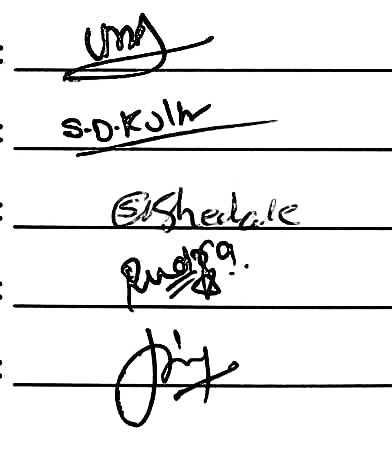
#> input picture uploads/WhatsApp Image 2024-11-02 at 16.33.50.jpeg, 392 x 457 px, found by its file name; its folder holds only this picture in this run
$ python -i extract_v3.py   (imports and definitions only)
#> lines starting #> are read from the running program, lines starting #| are printed output that depends on the picture; after the words box and inside, x2 and y2 are one past the last pixel; in counts of white or black regions, pixels touching at a corner belong together
import numpy as np
import cv2
import math

# Constants for filtering and thresholding
ANCHOR_POINT = 6000
MIDZONE_THRESHOLD = 15000
MIN_HANDWRITING_HEIGHT_PIXEL = 20

# Features defined as global variables
BASELINE_ANGLE = 0.0
TOP_MARGIN = 0.0
LETTER_SIZE = 0.0
LINE_SPACING = 0.0
WORD_SPACING = 0.0
PEN_PRESSURE = 0.0
SLANT_ANGLE = 0.0

def resize_and_crop(image, size=(800, 800)):
    h, w = image.shape[:2]
    target_w, target_h = size


    scale = min(target_w / w, target_h / h)
    new_w, new_h = int(w * scale), int(h * scale)


    resized_image = cv2.resize(image, (new_w, new_h), interpolation=cv2.INTER_AREA)


    top = (new_h - target_h) // 2
    left = (new_w - target_w) // 2
    cropped_image = resized_image[top:top + target_h, left:left + target_w]

    return cropped_image
def apply_bilateral_filter(image, diameter):
    return cv2.bilateralFilter(image, diameter, 50, 50)


def apply_median_filter(image, kernel_size):
    return cv2.medianBlur(image, kernel_size)


def apply_threshold(image, threshold_value):
    grayscale_image = cv2.cvtColor(image, cv2.COLOR_BGR2GRAY)
    _, binary_image = cv2.threshold(grayscale_image, threshold_value, 255, cv2.THRESH_BINARY_INV)
    return binary_image


def apply_dilation(image, kernel_size):
    kernel = np.ones(kernel_size, np.uint8)
    return cv2.dilate(image, kernel, iterations=1)


def apply_erosion(image, kernel_size):
    kernel = np.ones(kernel_size, np.uint8)
    return cv2.erode(image, kernel, iterations=1)


def straighten_image(image):
    global BASELINE_ANGLE

    total_angle = 0.0
    contour_count = 0

    filtered_image = apply_bilateral_filter(image, 3)
    thresholded_image = apply_threshold(filtered_image, 120)
    dilated_image = apply_dilation(thresholded_image, (5, 100))

    contours, _ = cv2.findContours(dilated_image.copy(), cv2.RETR_EXTERNAL, cv2.CHAIN_APPROX_SIMPLE)

    for contour in contours:
        x, y, width, height = cv2.boundingRect(contour)

        if height > width or height < MIN_HANDWRITING_HEIGHT_PIXEL:
            continue

        region_of_interest = image[y:y + height, x:x + width]

        if width < image.shape[1] / 2:
            region_of_interest.fill(255)
            image[y:y + height, x:x + width] = region_of_interest
            continue

        rect = cv2.minAreaRect(contour)
        center = rect[0]
        angle = rect[2]

        if angle < -45.0:
            angle += 90.0

        rotation_matrix = cv2.getRotationMatrix2D(((x + width) / 2, (y + height) / 2), angle, 1)
        straightened_region = cv2.warpAffine(region_of_interest, rotation_matrix, (width, height),
                                             borderMode=cv2.BORDER_CONSTANT, borderValue=(255, 255, 255))

        image[y:y + height, x:x + width] = straightened_region

        total_angle += angle
        contour_count += 1

    if contour_count == 0:
        mean_angle = total_angle
    else:
        mean_angle = total_angle / contour_count

    BASELINE_ANGLE = mean_angle
    return image


def calculate_horizontal_projection(image):
    height, width = image.shape[:2]
    row_sums = [np.sum(image[row:row + 1, 0:width]) for row in range(height)]
    return row_sums


def calculate_vertical_projection(image):
    height, width = image.shape[:2]
    column_sums = [np.sum(image[0:height, col:col + 1]) for col in range(width)]
    return column_sums

def extract_lines(image):
    global LETTER_SIZE
    global LINE_SPACING
    global TOP_MARGIN

    # Apply bilateral filter
    filtered_image = apply_bilateral_filter(image, 5)

    # Convert to grayscale and binarize the image using INVERTED binary thresholding
    thresholded_image = apply_threshold(filtered_image, 160)

    # Extract the horizontal projection of the image
    horizontal_projection_list = calculate_horizontal_projection(thresholded_image)

    # Extracting 'Top Margin' feature
    top_margin_count = 0
    for row_sum in horizontal_projection_list:
        if row_sum <= 255:
            top_margin_count += 1
        else:
            break

    # Initialize variables for extracting lines and spaces
    line_top = 0
    line_bottom = 0
    space_top = 0
    space_bottom = 0
    index_count = 0
    set_line_top = True
    set_space_top = True
    include_next_space = True
    space_gaps = []
    lines = []

    # Scan through the horizontal projection
    for i, row_sum in enumerate(horizontal_projection_list):
        if row_sum == 0:
            if set_space_top:
                space_top = index_count
                set_space_top = False
            index_count += 1
            space_bottom = index_count
            if i < len(horizontal_projection_list) - 1:
                if horizontal_projection_list[i + 1] == 0:
                    continue
            if include_next_space:
                space_gaps.append(space_bottom - space_top)
            else:
                if not space_gaps:
                    previous_space = 0
                else:
                    previous_space = space_gaps.pop()
                space_gaps.append(previous_space + space_bottom - line_top)
            set_space_top = True
        elif row_sum > 0:
            if set_line_top:
                line_top = index_count
                set_line_top = False
            index_count += 1
            line_bottom = index_count
            if i < len(horizontal_projection_list) - 1:
                if horizontal_projection_list[i + 1] > 0:
                    continue
                if line_bottom - line_top < 20:
                    include_next_space = False
                    set_line_top = True
                    continue
            include_next_space = True
            lines.append([line_top, line_bottom])
            set_line_top = True

    fine_lines = []
    for line in lines:
        anchor = line[0]
        anchor_points = []
        up_hill = True
        down_hill = False
        segment = horizontal_projection_list[line[0]:line[1]]

        for row_sum in segment:
            if up_hill:
                if row_sum < ANCHOR_POINT:
                    anchor += 1
                    continue
                anchor_points.append(anchor)
                up_hill = False
                down_hill = True
            if down_hill:
                if row_sum > ANCHOR_POINT:
                    anchor += 1
                    continue
                anchor_points.append(anchor)
                down_hill = False
                up_hill = True

        if len(anchor_points) < 2:
            continue

        line_top = line[0]
        for x in range(1, len(anchor_points) - 1, 2):
            line_mid = (anchor_points[x] + anchor_points[x + 1]) // 2
            line_bottom = line_mid
            if line_bottom - line_top < 20:
                continue
            fine_lines.append([line_top, line_bottom])
            line_top = line_bottom
        if line[1] - line_top < 20:
            continue
        fine_lines.append([line_top, line[1]])

    space_nonzero_row_count = 0
    midzone_row_count = 0
    lines_with_midzone_count = 0
    has_midzone = False
    for line in fine_lines:
        segment = horizontal_projection_list[line[0]:line[1]]
        for row_sum in segment:
            if row_sum < MIDZONE_THRESHOLD:
                space_nonzero_row_count += 1
            else:
                midzone_row_count += 1
                has_midzone = True
        if has_midzone:
            lines_with_midzone_count += 1
            has_midzone = False

    if lines_with_midzone_count == 0:
        lines_with_midzone_count = 1

    total_space_row_count = space_nonzero_row_count + np.sum(space_gaps[1:-1])
    average_line_spacing = float(total_space_row_count) / lines_with_midzone_count
    average_letter_size = float(midzone_row_count) / lines_with_midzone_count
    LETTER_SIZE = average_letter_size

    if average_letter_size == 0:
        average_letter_size = 1
    relative_line_spacing = average_line_spacing / average_letter_size
    LINE_SPACING = relative_line_spacing
    relative_top_margin = float(top_margin_count) / average_letter_size
    TOP_MARGIN = relative_top_margin

    return fine_lines

def extract_words(image, lines):
    global LETTER_SIZE
    global WORD_SPACING

    # Apply bilateral filter
    filtered_image = apply_bilateral_filter(image, 5)

    # Convert to grayscale and binarize the image using INVERTED binary thresholding
    thresholded_image = apply_threshold(filtered_image, 180)

    # Width of the document
    document_width = thresholded_image.shape[1]
    space_gaps = []  # Stores the amount of space between words
    words = []  # A 2D list storing the coordinates of each word: y1, y2, x1, x2

    # Isolated words/components are extracted from each line by analyzing the vertical projection
    for line in lines:
        extract = thresholded_image[line[0]:line[1], 0:document_width]  # y1:y2, x1:x2
        vertical_projection_list = calculate_vertical_projection(extract)

        word_start = 0
        word_end = 0
        space_start = 0
        space_end = 0
        index_count = 0
        set_word_start = True
        set_space_start = True
        spaces = []

        # Scan the vertical projection
        for j, col_sum in enumerate(vertical_projection_list):
            if col_sum == 0:
                if set_space_start:
                    space_start = index_count
                    set_space_start = False
                index_count += 1
                space_end = index_count
                if j < len(vertical_projection_list) - 1:
                    if vertical_projection_list[j + 1] == 0:
                        continue
                if (space_end - space_start) > int(LETTER_SIZE / 2):
                    spaces.append(space_end - space_start)
                set_space_start = True
            elif col_sum > 0:
                if set_word_start:
                    word_start = index_count
                    set_word_start = False
                index_count += 1
                word_end = index_count
                if j < len(vertical_projection_list) - 1:
                    if vertical_projection_list[j + 1] > 0:
                        continue
                row_count = 0
                for k in range(line[1] - line[0]):
                    row_segment = thresholded_image[line[0] + k:line[0] + k + 1, word_start:word_end]  # y1:y2, x1:x2
                    if np.sum(row_segment):
                        row_count += 1
                if row_count > int(LETTER_SIZE / 2):
                    words.append([line[0], line[1], word_start, word_end])
                set_word_start = True

        space_gaps.extend(spaces[1:-1])

    total_space_columns = np.sum(space_gaps)
    space_count = len(space_gaps)
    if space_count == 0:
        space_count = 1
    average_word_spacing = float(total_space_columns) / space_count
    if LETTER_SIZE == 0:
        relative_word_spacing = average_word_spacing
    else:
        relative_word_spacing = average_word_spacing / LETTER_SIZE
    WORD_SPACING = relative_word_spacing

    return words

def extract_slant(img, words):
    global SLANT_ANGLE

    # Predefined angles in radians for slant detection
    theta = [-0.785398, -0.523599, -0.261799, -0.0872665, 0.01, 0.0872665, 0.261799, 0.523599, 0.785398]

    # Initialize s_function and count_ lists for each angle
    s_function = [0.0] * len(theta)
    count_ = [0] * len(theta)

    # Apply bilateral filter
    filtered_image = apply_bilateral_filter(img, 5)

    # Convert to grayscale and binarize the image using INVERTED binary thresholding
    thresholded_image = apply_threshold(filtered_image, 180)

    # Loop for each value of angle in theta
    for i, angle in enumerate(theta):
        s_temp = 0.0  # Overall sum of the functions of all the columns of all the words
        count = 0  # Count of columns considered to contain a vertical stroke

        # Loop for each word
        for word in words:
            original_word = thresholded_image[word[0]:word[1], word[2]:word[3]]  # y1:y2, x1:x2

            height = word[1] - word[0]
            width = word[3] - word[2]

            # Calculate the shift for affine transformation
            shift = (math.tan(angle) * height) / 2

            # Calculate the amount of extra space needed to preserve information
            pad_length = abs(int(shift))


            # Create a new image that can perfectly hold the transformed image
            blank_image = np.zeros((height, width + pad_length * 2), np.uint8)

            if len(blank_image.shape) == 3 and blank_image.shape[2] == 3:
                # Convert to grayscale if it's a color image
                new_image = cv2.cvtColor(blank_image, cv2.COLOR_BGR2GRAY)
            else:
                # The image is already grayscale
                new_image = blank_image

            new_image[:, pad_length:width + pad_length] = original_word

            # Points for affine transformation
            (height, width) = new_image.shape[:2]
            pts1 = np.float32([[width / 2, 0], [width / 4, height], [3 * width / 4, height]])
            pts2 = np.float32([[width / 2 + shift, 0], [width / 4 - shift, height], [3 * width / 4 - shift, height]])
            M = cv2.getAffineTransform(pts1, pts2)
            deslanted_image = cv2.warpAffine(new_image, M, (width, height))

            # Find the vertical projection on the transformed image
            vertical_projection_list = calculate_vertical_projection(deslanted_image)

            # Loop for each column in the word image
            for k, col_sum in enumerate(vertical_projection_list):
                if col_sum == 0:
                    continue

                num_fg_pixels = col_sum / 255

                if num_fg_pixels < int(height / 3):
                    continue

                column = deslanted_image[0:height, k:k + 1].flatten()

                for l, pixel in enumerate(column):
                    if pixel == 0:
                        continue
                    break

                for m, pixel in enumerate(column[::-1]):
                    if pixel == 0:
                        continue
                    break

                delta_y = height - (l + m)
                h_sq = (float(num_fg_pixels) / delta_y) ** 2
                h_weighted = (h_sq * num_fg_pixels) / height

                s_temp += h_weighted
                count += 1

        s_function[i] = s_temp
        count_[i] = count

    max_value = max(s_function)
    max_index = s_function.index(max_value)

    if max_index == 0:
        angle = 45
        result = " : Extremely right slanted"
    elif max_index == 1:
        angle = 30
        result = " : Above average right slanted"
    elif max_index == 2:
        angle = 15
        result = " : Average right slanted"
    elif max_index == 3:
        angle = 5
        result = " : A little right slanted"
    elif max_index == 5:
        angle = -5
        result = " : A little left slanted"
    elif max_index == 6:
        angle = -15
        result = " : Average left slanted"
    elif max_index == 7:
        angle = -30
        result = " : Above average left slanted"
    elif max_index == 8:
        angle = -45
        result = " : Extremely left slanted"
    elif max_index == 4:
        p = s_function[4] / s_function[3] if s_function[3] != 0 else s_function[4]
        q = s_function[4] / s_function[5] if s_function[5] != 0 else s_function[4]

        if ((p <= 1.2 and q <= 1.2) or (p > 1.4 and q > 1.4)) or ((p <= 1.2 and q - p > 0.4) or (q <= 1.2 and p - q > 0.4)):
            angle = 0
            result = " : No slant"
        else:
            max_index = 9
            angle = 180
            result = " : Irregular slant behaviour"

        if angle == 0:
            print("\n************************************************")
            print("Slant determined to be straight.")
        else:
            print("\n************************************************")
            print("Slant determined to be irregular.")

    SLANT_ANGLE = angle
    return

def barometer(image):
    global PEN_PRESSURE

    # Convert to grayscale
    gray_image = cv2.cvtColor(image, cv2.COLOR_BGR2GRAY)

    # Invert the image pixel by pixel
    inverted_image = 255 - gray_image

    # Apply bilateral filtering
    filtered_image = apply_bilateral_filter(inverted_image, 3)

    # Binary thresholding to zero
    _, thresh_image = cv2.threshold(filtered_image, 100, 255, cv2.THRESH_TOZERO)

    # Calculate total intensity and count of non-zero pixels
    non_zero_pixels = thresh_image[thresh_image > 0]
    total_intensity = non_zero_pixels.sum()
    pixel_count = len(non_zero_pixels)

    # Calculate average intensity
    average_intensity = float(total_intensity) / pixel_count if pixel_count != 0 else 0
    PEN_PRESSURE = average_intensity

    return

def start(file_name):

    global BASELINE_ANGLE
    global TOP_MARGIN
    global LETTER_SIZE
    global LINE_SPACING
    global WORD_SPACING
    global PEN_PRESSURE
    global SLANT_ANGLE

    # Read the image from disk
    image = cv2.imread(f'uploads/{file_name}')
#> image is the input picture: shape (457, 392, 3); min 0, max 255, mean 232.5
    if image is not None:
        image = resize_and_crop(image, size=(800, 800))
#> in resize_and_crop, `resized_image = cv2.resize(image, (new_w, new_h), interpolation=cv2.IN..`:
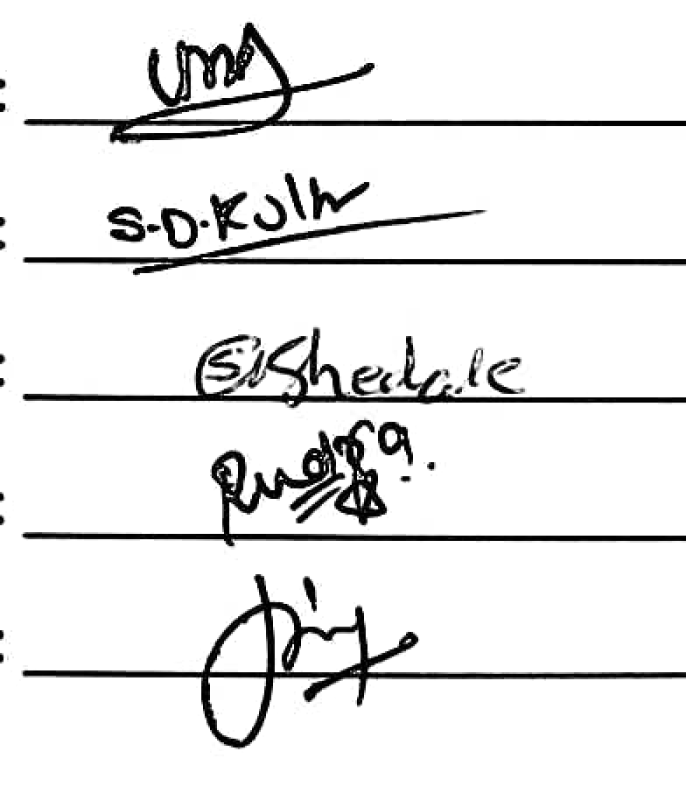
#> resized_image: shape (800, 686, 3); min 0, max 255, mean 232.5
#> in resize_and_crop, `cropped_image = resized_image[top:top + target_h, left:left + target_w]`:
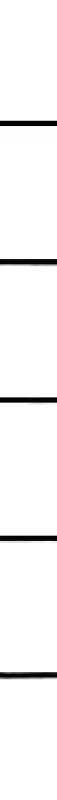
#> cropped_image: shape (800, 57, 3); min 0, max 255, mean 246.3
        cv2.imwrite(f"/cropped/{file_name}", image)
    else:
        print("Image not found or unable to load.")

    # Extract pen pressure
    barometer(image)
#> in barometer, `inverted_image = 255 - gray_image`:
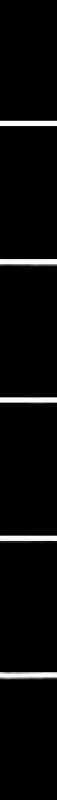
#> inverted_image: shape (800, 57); min 0, max 255, mean 8.7
#> in barometer, `non_zero_pixels = thresh_image[thresh_image > 0]`: non_zero_pixels = 1625 values, max 255 at index 57, min 102 at index 1624, mean 230.3
#> in barometer, `total_intensity = non_zero_pixels.sum()`: total_intensity = 374239
#> in barometer, `pixel_count = len(non_zero_pixels)`: pixel_count = 1625
#> in barometer, `average_intensity = float(total_intensity) / pixel_count if pixel_coun..`: average_intensity = 230.3

    # Apply contour operation to straighten the image
    straightened = straighten_image(image)
#> in apply_threshold, `_, binary_image = cv2.threshold(grayscale_image, threshold_value, 255,..`:
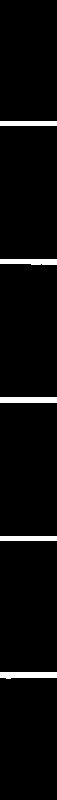
#> binary_image: shape (800, 57); 3.4% white; 5 white regions, box (x1, y1, x2, y2) and area: (0, 672, 57, 679) 347, (0, 397, 57, 403) 342, (0, 259, 57, 265) 310, (0, 121, 57, 126) 285, (0, 536, 57, 541) 285
#> in apply_dilation, `return cv2.dilate(image, kernel, iterations=1)`:
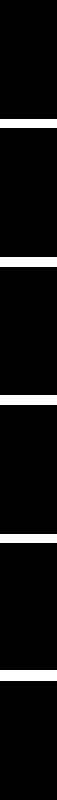
#> returned value: shape (800, 57); 6.1% white; 5 white regions
#> in straighten_image, `contours, _ = cv2.findContours(dilated_image.copy(), cv2.RETR_EXTERNAL..`: contours = 5 contours; box (x1, y1, x2, y2) and area: (0, 670, 57, 681) 560, (0, 395, 57, 405) 504, (0, 257, 57, 267) 504, (0, 534, 57, 543) 448, (0, 119, 57, 128) 448
#> the loop in straighten_image, `for contour in contours:` made 5 passes
#> (contour, y, height) on passes 1 to 5: ([[0, 670], [0, 680], [56, 680], [56, 670]], 670, 11), ([[0, 534], [0, 542], [56, 542], [56, 534]], 534, 9), ([[0, 395], [0, 404], [56, 404], [56, 395]], 395, 10), ([[0, 257], [0, 266], [56, 266], [56, 257]], 257, 10), ([[0, 119], [0, 127], [56, 127], [56, 119]], 119, 9)
#> after the loop in straighten_image, `for contour in contours:`: contour_count = 0

    # Extract lines of handwritten text from the straightened image
    line_indices = extract_lines(straightened)
#> call 2 of apply_threshold, with threshold_value = 160
#> in apply_threshold (call 2), `_, binary_image = cv2.threshold(grayscale_image, threshold_value, 255,..`:
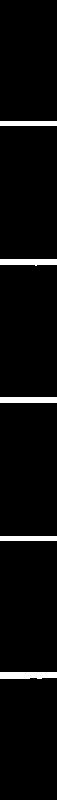
#> binary_image: shape (800, 57); 3.6% white; 5 white regions, box (x1, y1, x2, y2) and area: (0, 672, 57, 679) 377, (0, 259, 57, 266) 344, (0, 397, 57, 403) 342, (0, 121, 57, 126) 285, (0, 536, 57, 541) 285
#> in calculate_horizontal_projection, `row_sums = [np.sum(image[row:row + 1, 0:width]) for row in range(heigh..`: row_sums = 800 values, max 14535 at index 121, min 0 at index 0, mean 520.5
#> in extract_lines, `horizontal_projection_list = calculate_horizontal_projection(threshold..`: horizontal_projection_list has the same summary as row_sums in calculate_horizontal_projection
#> the loop in extract_lines, `for row_sum in horizontal_projection_list:` made 122 passes
#> after the loop in extract_lines, `for row_sum in horizontal_projection_list:`: top_margin_count = 121
#> the loop in extract_lines, `for i, row_sum in enumerate(horizontal_projection_list):` made 800 passes
#> (space_top, set_space_top) on pass 1: (0, False)
#> after the loop in extract_lines, `for i, row_sum in enumerate(horizontal_projection_list):`: index_count = 800; line_top = 672; lines = []; space_gaps = [800]; space_top = 679
#> after the loop in extract_lines, `for line in lines:`: fine_lines = []
#> after the loop in extract_lines, `for line in fine_lines:`: lines_with_midzone_count = 0
#> in extract_lines, `relative_top_margin = float(top_margin_count) / average_letter_size`: relative_top_margin = 121
#> line_indices = []

    # Extract words from each line using vertical projection
    word_coordinates = extract_words(straightened, line_indices)
#> call 3 of apply_threshold, with threshold_value = 180
#> in apply_threshold (call 3), `_, binary_image = cv2.threshold(grayscale_image, threshold_value, 255,..`:
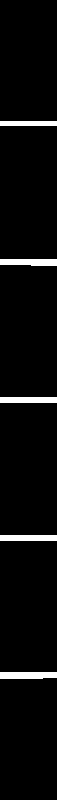
#> binary_image: shape (800, 57); 3.8% white; 5 white regions, box (x1, y1, x2, y2) and area: (0, 672, 57, 679) 385, (0, 259, 57, 266) 368, (0, 397, 57, 403) 342, (0, 535, 57, 541) 342, (0, 121, 57, 126) 285
#> in extract_words, `total_space_columns = np.sum(space_gaps)`: total_space_columns = 0
#> word_coordinates = []

    # Extract average slant angle of all the words containing a long vertical stroke
    extract_slant(straightened, word_coordinates)
#> after the loop in extract_slant, `for i, angle in enumerate(theta):`: count_ = [0, 0, 0, 0, 0, 0, 0, 0, 0]
#> in extract_slant, `max_value = max(s_function)`: max_value = 0

    # Round the extracted features to 2 decimal places
    BASELINE_ANGLE = round(BASELINE_ANGLE, 2)
    TOP_MARGIN = round(TOP_MARGIN, 2)
    LETTER_SIZE = round(LETTER_SIZE, 2)
    LINE_SPACING = round(LINE_SPACING, 2)
    WORD_SPACING = round(WORD_SPACING, 2)
    PEN_PRESSURE = round(PEN_PRESSURE, 2)
    SLANT_ANGLE = round(SLANT_ANGLE, 2)

    # Return the extracted features
    return [
        BASELINE_ANGLE,
        TOP_MARGIN,
        LETTER_SIZE,
        LINE_SPACING,
        WORD_SPACING,
        PEN_PRESSURE,
        SLANT_ANGLE
    ]

>>> result = start('uploads/WhatsApp Image 2024-11-02 at 16.33.50.jpeg')
#> result = [0, 121, 0, 0, 0, 230.3, 45]
